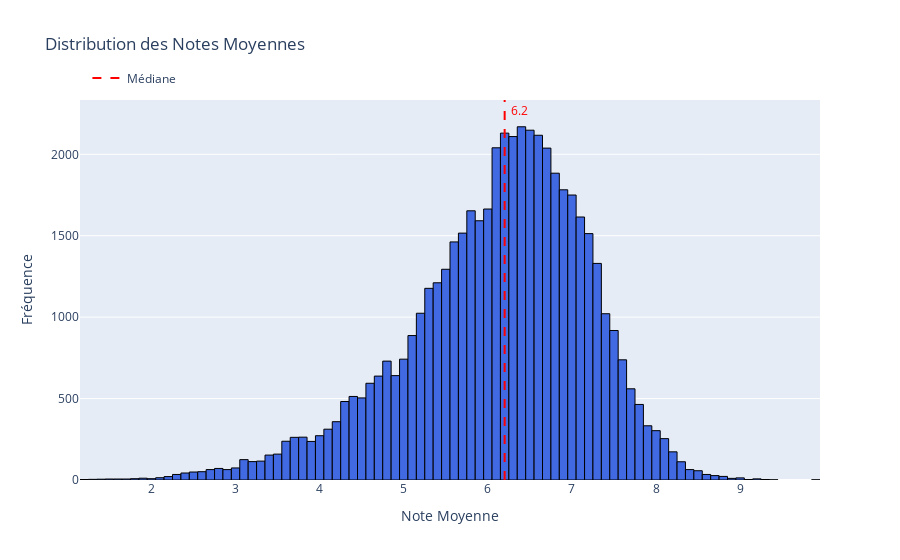
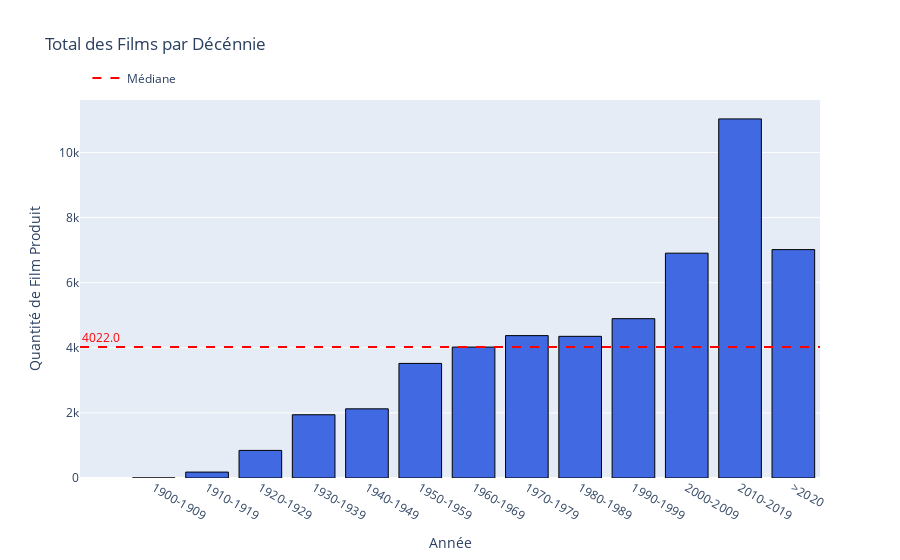
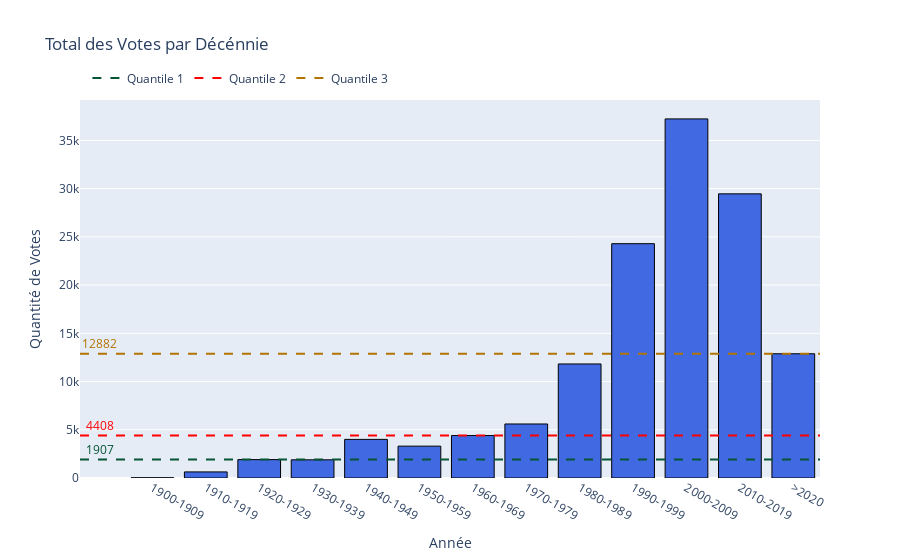

The notebook cell these images were saved under, in order:
### Code cell
figs = movies_by_decades(df)

for fig in figs:
    fig.show()

### Figure 1 — Plotly figure (JSON) as saved in the notebook; plotly's stock layout.template omitted (floating-point values rounded to 4 significant figures; data arrays with more than 128 entries replaced by an {"elided": "..."} marker saying what was removed)
{"data": [{"marker": {"color": "royalblue", "line": {"color": "black", "width": 1}}, "showlegend": false, "type": "histogram", "x": {"elided": "51217 float values"}}, {"line": {"color": "red", "dash": "dash", "width": 2}, "mode": "lines", "name": "Médiane", "type": "scatter", "x": [null], "y": [null]}], "layout": {"annotations": [{"font": {"color": "red"}, "name": "Median", "showarrow": false, "text": "6.2", "x": 6.2, "xshift": 15, "y": 2269}], "legend": {"orientation": "h", "x": 0.01, "xanchor": "left", "y": 1.02, "yanchor": "bottom"}, "shapes": [{"line": {"color": "red", "dash": "dash", "width": 2}, "type": "line", "x0": 6.2, "x1": 6.2, "y0": 0, "y1": 1, "yref": "paper"}], "title": {"text": "Distribution des Notes Moyennes"}, "xaxis": {"title": {"text": "Note Moyenne"}}, "yaxis": {"title": {"text": "Fréquence"}}}}

### Figure 2 — Plotly figure (JSON) as saved in the notebook; plotly's stock layout.template omitted (floating-point values rounded to 4 significant figures)
{"data": [{"marker": {"color": "royalblue", "line": {"color": "black", "width": 1}}, "showlegend": false, "type": "bar", "x": ["1900-1909", "1910-1919", "1920-1929", "1930-1939", "1940-1949", "1950-1959", "1960-1969", "1970-1979", "1980-1989", "1990-1999", "2000-2009", "2010-2019", ">2020"], "y": [1, 182, 848, 1943, 2125, 3520, 4022, 4374, 4352, 4895, 6907, 11032, 7016]}, {"line": {"color": "red", "dash": "dash", "width": 2}, "mode": "lines", "name": "Médiane", "type": "scatter", "x": [null], "y": [null]}], "layout": {"annotations": [{"font": {"color": "red"}, "showarrow": false, "text": "4022.0", "x": -0.99, "y": 4022, "yshift": 10}], "legend": {"orientation": "h", "x": 0.01, "xanchor": "left", "y": 1.02, "yanchor": "bottom"}, "shapes": [{"line": {"color": "red", "dash": "dash", "width": 2}, "type": "line", "x0": 0, "x1": 1, "xref": "paper", "y0": 4022, "y1": 4022}], "title": {"text": "Total des Films par Décénnie"}, "xaxis": {"title": {"text": "Année"}}, "yaxis": {"title": {"text": "Quantité de Film Produit"}}}}

### Figure 3 — Plotly figure (JSON) as saved in the notebook; plotly's stock layout.template omitted (floating-point values rounded to 4 significant figures)
{"data": [{"marker": {"color": "royalblue", "line": {"color": "black", "width": 1}}, "showlegend": false, "type": "bar", "x": ["1900-1909", "1910-1919", "1920-1929", "1930-1939", "1940-1949", "1950-1959", "1960-1969", "1970-1979", "1980-1989", "1990-1999", "2000-2009", "2010-2019", ">2020"], "y": [21, 632.6, 1907.0, 1885.0, 4004.0, 3303.0, 4408.0, 5600.0, 11820.0, 24290.0, 37230.0, 29460.0, 12880.0]}, {"line": {"color": "#065535", "dash": "dash", "width": 2}, "mode": "lines", "name": "Quantile 1", "type": "scatter", "x": [null], "y": [null]}, {"line": {"color": "#ff0000", "dash": "dash", "width": 2}, "mode": "lines", "name": "Quantile 2", "type": "scatter", "x": [null], "y": [null]}, {"line": {"color": "#b37400", "dash": "dash", "width": 2}, "mode": "lines", "name": "Quantile 3", "type": "scatter", "x": [null], "y": [null]}], "layout": {"annotations": [{"font": {"color": "#065535"}, "showarrow": false, "text": "1907", "x": -0.99, "y": 1907.0, "yshift": 10}, {"font": {"color": "#ff0000"}, "showarrow": false, "text": "4408", "x": -0.99, "y": 4408.0, "yshift": 10}, {"font": {"color": "#b37400"}, "showarrow": false, "text": "12882", "x": -0.99, "y": 12880.0, "yshift": 10}], "legend": {"orientation": "h", "x": 0.01, "xanchor": "left", "y": 1.02, "yanchor": "bottom"}, "shapes": [{"line": {"color": "#065535", "dash": "dash", "width": 2}, "type": "line", "x0": 0, "x1": 1, "xref": "paper", "y0": 1907.0, "y1": 1907.0}, {"line": {"color": "#ff0000", "dash": "dash", "width": 2}, "type": "line", "x0": 0, "x1": 1, "xref": "paper", "y0": 4408.0, "y1": 4408.0}, {"line": {"color": "#b37400", "dash": "dash", "width": 2}, "type": "line", "x0": 0, "x1": 1, "xref": "paper", "y0": 12880.0, "y1": 12880.0}], "title": {"text": "Total des Votes par Décénnie"}, "xaxis": {"title": {"text": "Année"}}, "yaxis": {"title": {"text": "Quantité de Votes"}}}}
